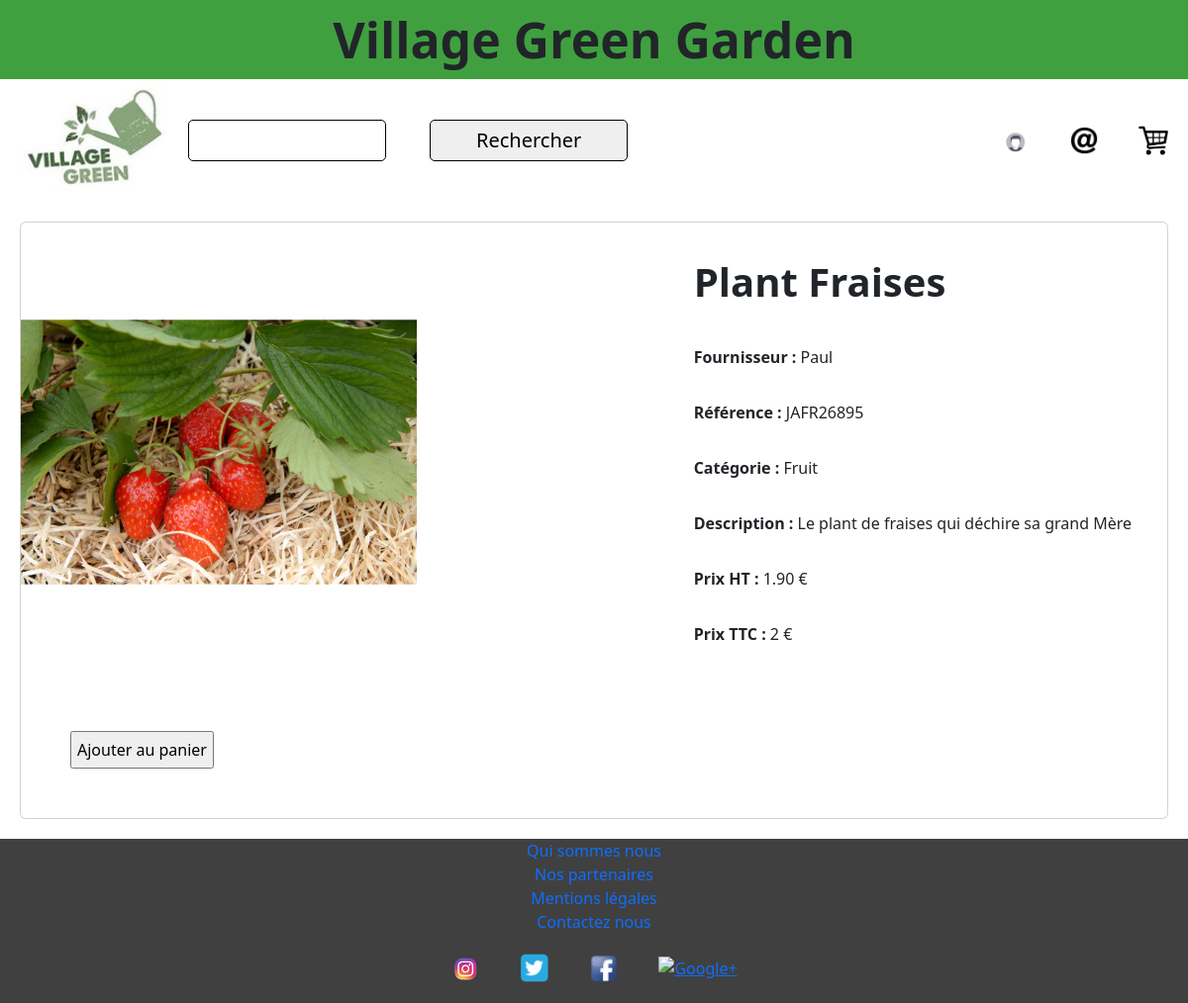
/consult_produit.php?id=4, run on the app's committed database.
### tables this page shows
CREATE TABLE `t_d_produit` (
  `Id_Produit` int(11) NOT NULL,
  `Taux_TVA` decimal(15,2) NOT NULL,
  `Nom_Long` varchar(250) NOT NULL,
  `Nom_court` varchar(50) NOT NULL,
  `Ref_fournisseur` varchar(250) NOT NULL,
  `Photo` varchar(250) DEFAULT NULL,
  `Prix_Achat` decimal(15,2) NOT NULL,
  `Id_Fournisseur` int(11) NOT NULL,
  `Id_Categorie` int(11) NOT NULL
);

CREATE TABLE `t_d_fournisseur` (
  `Id_Fournisseur` int(11) NOT NULL,
  `Nom_Fournisseur` varchar(50) NOT NULL
);

CREATE TABLE `t_d_categorie` (
  `Id_Categorie` int(11) NOT NULL,
  `Libelle` varchar(50) NOT NULL,
  `Id_Categorie_Parent` int(11) DEFAULT NULL
);

### consult_produit.php (the view, shortened to what this page needs)
<?php
$host = "localhost";
$user = "root";
$pwd = "";
$dbname = "greengarden";
try {
    $conn = new PDO("mysql:host=$host;dbname=$dbname", $user, $pwd);
} catch (PDOException $e) {
    echo "Connection failed " . $e->getMessage();
}
if (isset($_GET['id'])) {
    $id_produit = $_GET['id'];
    try {
        $stmt = $conn->prepare("SELECT * FROM t_d_produit where id_produit=:id");
        $stmt->bindValue(':id', $id_produit);
        $stmt->execute();
        $produit = $stmt->fetch(PDO::FETCH_ASSOC);
        $stmt = $conn->prepare("SELECT * FROM t_d_categorie where Id_Categorie=:idcat");
        $stmt->bindValue(':idcat', $produit['Id_Categorie']);
        $stmt->execute();
        $categorie = $stmt->fetch(PDO::FETCH_ASSOC);
        $stmt = $conn->prepare("SELECT * FROM t_d_fournisseur where Id_Fournisseur=:idfour");
        $stmt->bindValue(':idfour', $produit['Id_Fournisseur']);
        $stmt->execute();
        $fournisseur = $stmt->fetch(PDO::FETCH_ASSOC);
    } catch (PDOException $e) {
        echo
        "Erreur: " . $e->getMessage();
        exit();
    }
} else {
    echo "Produit non spécifié";
    exit;
}
?>
<!DOCTYPE html>
<html lang="fr">
<head>
    <?php include 'header.php'; ?>
    <div class='card styleCardProduit'>
        <img class='styleImgProduitConsult' src='<?php echo "img/" .$produit['Photo']; ?>'>
        <div class='styleTextProduit'>
            <h1 class='card-body'><strong><?php echo $produit['Nom_court']; ?></strong></h1>
            <div class='card-body'><strong>Fournisseur : </strong><?php echo $fournisseur['Nom_Fournisseur']; ?></div>
            <div class='card-body'><strong>Référence : </strong><?php echo $produit['Ref_fournisseur']; ?></div>
            <div class='card-body'><strong>Catégorie : </strong><?php echo $categorie['Libelle']; ?></div>
            <div class='card-body'><strong>Description : </strong><?php echo $produit['Nom_Long']; ?></div>
            <?php
            $calculTVA = $produit['Prix_Achat'] * $produit['Taux_TVA'] / 100;
            $prixTTC = $produit['Prix_Achat'] + $calculTVA;
            ?>
            <div class='card-body'><strong>Prix HT : </strong><?php echo $produit['Prix_Achat'] . " €"; ?></div>
            <div class='card-body'><strong>Prix TTC : </strong><?php echo round($prixTTC, 2) . " €"; ?></div>
        </div>
        <input class='styleBtnAjoutPanier' type="submit" value="Ajouter au panier">
    </div>
    <?php include 'footer.php'; ?>

### css/style.css (style rules this page uses)
* { box-sizing: border-box; }
.styleCardProduit { margin: 20px; padding: 0; display: flex; flex-flow: row wrap; justify-content: space-between; align-items: center; text-decoration: none; }
.styleTextProduit { margin: 20px; padding: 0; display: flex; flex-flow: column wrap; justify-content: flex-start; align-items: stretch; }
.styleBtnAjoutPanier { margin: 50px; padding: 5px; }
.styleImgProduitConsult { width: 400px; height: auto; }

### data on the page
t_d_produit: Photo (picture), Nom_court "Plant Fraises", Ref_fournisseur "JAFR26895", Nom_Long "Le plant de fraises qui déchire sa grand Mère", Prix_Achat "1.90", prixTTC "2"
t_d_fournisseur: Nom_Fournisseur "Paul"
t_d_categorie: Libelle "Fruit"
